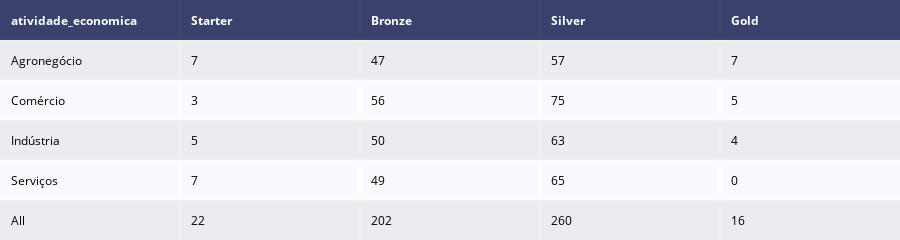

The code cell stored with this chart in its notebook:
### Code cell
# Tabela de Contigência entre Atividade economica e Target
crosstab_atividade= pd.crosstab(df_segmento['atividade_economica'], df_segmento['segmento_de_cliente'], margins=True)[lista_segmentos].reset_index()
tabela_atividade = ff.create_table(crosstab_atividade)

# Mostrar a crosstab
tabela_atividade.show()

### Figure 1 — Plotly figure (JSON) as saved in the notebook; plotly's stock layout.template omitted (floating-point values rounded to 4 significant figures)
{"data": [{"colorscale": [[0, "#00083e"], [0.5, "#ededee"], [1, "#ffffff"]], "hoverinfo": "none", "opacity": 0.75, "showscale": false, "type": "heatmap", "z": [[0, 0, 0, 0, 0], [0.5, 0.5, 0.5, 0.5, 0.5], [1, 1, 1, 1, 1], [0.5, 0.5, 0.5, 0.5, 0.5], [1, 1, 1, 1, 1], [0.5, 0.5, 0.5, 0.5, 0.5]]}], "layout": {"annotations": [{"align": "left", "font": {"color": "#ffffff"}, "showarrow": false, "text": "<b>atividade_economica</b>", "x": -0.45, "xanchor": "left", "xref": "x", "y": 0, "yref": "y"}, {"align": "left", "font": {"color": "#ffffff"}, "showarrow": false, "text": "<b>Starter</b>", "x": 0.55, "xanchor": "left", "xref": "x", "y": 0, "yref": "y"}, {"align": "left", "font": {"color": "#ffffff"}, "showarrow": false, "text": "<b>Bronze</b>", "x": 1.55, "xanchor": "left", "xref": "x", "y": 0, "yref": "y"}, {"align": "left", "font": {"color": "#ffffff"}, "showarrow": false, "text": "<b>Silver</b>", "x": 2.55, "xanchor": "left", "xref": "x", "y": 0, "yref": "y"}, {"align": "left", "font": {"color": "#ffffff"}, "showarrow": false, "text": "<b>Gold</b>", "x": 3.55, "xanchor": "left", "xref": "x", "y": 0, "yref": "y"}, {"align": "left", "font": {"color": "#000000"}, "showarrow": false, "text": "Agronegócio", "x": -0.45, "xanchor": "left", "xref": "x", "y": 1, "yref": "y"}, {"align": "left", "font": {"color": "#000000"}, "showarrow": false, "text": "7", "x": 0.55, "xanchor": "left", "xref": "x", "y": 1, "yref": "y"}, {"align": "left", "font": {"color": "#000000"}, "showarrow": false, "text": "47", "x": 1.55, "xanchor": "left", "xref": "x", "y": 1, "yref": "y"}, {"align": "left", "font": {"color": "#000000"}, "showarrow": false, "text": "57", "x": 2.55, "xanchor": "left", "xref": "x", "y": 1, "yref": "y"}, {"align": "left", "font": {"color": "#000000"}, "showarrow": false, "text": "7", "x": 3.55, "xanchor": "left", "xref": "x", "y": 1, "yref": "y"}, {"align": "left", "font": {"color": "#000000"}, "showarrow": false, "text": "Comércio", "x": -0.45, "xanchor": "left", "xref": "x", "y": 2, "yref": "y"}, {"align": "left", "font": {"color": "#000000"}, "showarrow": false, "text": "3", "x": 0.55, "xanchor": "left", "xref": "x", "y": 2, "yref": "y"}, {"align": "left", "font": {"color": "#000000"}, "showarrow": false, "text": "56", "x": 1.55, "xanchor": "left", "xref": "x", "y": 2, "yref": "y"}, {"align": "left", "font": {"color": "#000000"}, "showarrow": false, "text": "75", "x": 2.55, "xanchor": "left", "xref": "x", "y": 2, "yref": "y"}, {"align": "left", "font": {"color": "#000000"}, "showarrow": false, "text": "5", "x": 3.55, "xanchor": "left", "xref": "x", "y": 2, "yref": "y"}, {"align": "left", "font": {"color": "#000000"}, "showarrow": false, "text": "Indústria", "x": -0.45, "xanchor": "left", "xref": "x", "y": 3, "yref": "y"}, {"align": "left", "font": {"color": "#000000"}, "showarrow": false, "text": "5", "x": 0.55, "xanchor": "left", "xref": "x", "y": 3, "yref": "y"}, {"align": "left", "font": {"color": "#000000"}, "showarrow": false, "text": "50", "x": 1.55, "xanchor": "left", "xref": "x", "y": 3, "yref": "y"}, {"align": "left", "font": {"color": "#000000"}, "showarrow": false, "text": "63", "x": 2.55, "xanchor": "left", "xref": "x", "y": 3, "yref": "y"}, {"align": "left", "font": {"color": "#000000"}, "showarrow": false, "text": "4", "x": 3.55, "xanchor": "left", "xref": "x", "y": 3, "yref": "y"}, {"align": "left", "font": {"color": "#000000"}, "showarrow": false, "text": "Serviços", "x": -0.45, "xanchor": "left", "xref": "x", "y": 4, "yref": "y"}, {"align": "left", "font": {"color": "#000000"}, "showarrow": false, "text": "7", "x": 0.55, "xanchor": "left", "xref": "x", "y": 4, "yref": "y"}, {"align": "left", "font": {"color": "#000000"}, "showarrow": false, "text": "49", "x": 1.55, "xanchor": "left", "xref": "x", "y": 4, "yref": "y"}, {"align": "left", "font": {"color": "#000000"}, "showarrow": false, "text": "65", "x": 2.55, "xanchor": "left", "xref": "x", "y": 4, "yref": "y"}, {"align": "left", "font": {"color": "#000000"}, "showarrow": false, "text": "0", "x": 3.55, "xanchor": "left", "xref": "x", "y": 4, "yref": "y"}, {"align": "left", "font": {"color": "#000000"}, "showarrow": false, "text": "All", "x": -0.45, "xanchor": "left", "xref": "x", "y": 5, "yref": "y"}, {"align": "left", "font": {"color": "#000000"}, "showarrow": false, "text": "22", "x": 0.55, "xanchor": "left", "xref": "x", "y": 5, "yref": "y"}, {"align": "left", "font": {"color": "#000000"}, "showarrow": false, "text": "202", "x": 1.55, "xanchor": "left", "xref": "x", "y": 5, "yref": "y"}, {"align": "left", "font": {"color": "#000000"}, "showarrow": false, "text": "260", "x": 2.55, "xanchor": "left", "xref": "x", "y": 5, "yref": "y"}, {"align": "left", "font": {"color": "#000000"}, "showarrow": false, "text": "16", "x": 3.55, "xanchor": "left", "xref": "x", "y": 5, "yref": "y"}], "height": 230, "margin": {"b": 0, "l": 0, "r": 0, "t": 0}, "xaxis": {"dtick": 1, "gridwidth": 2, "showticklabels": false, "tick0": -0.5, "ticks": "", "zeroline": false}, "yaxis": {"autorange": "reversed", "dtick": 1, "gridwidth": 2, "showticklabels": false, "tick0": 0.5, "ticks": "", "zeroline": false}}}
